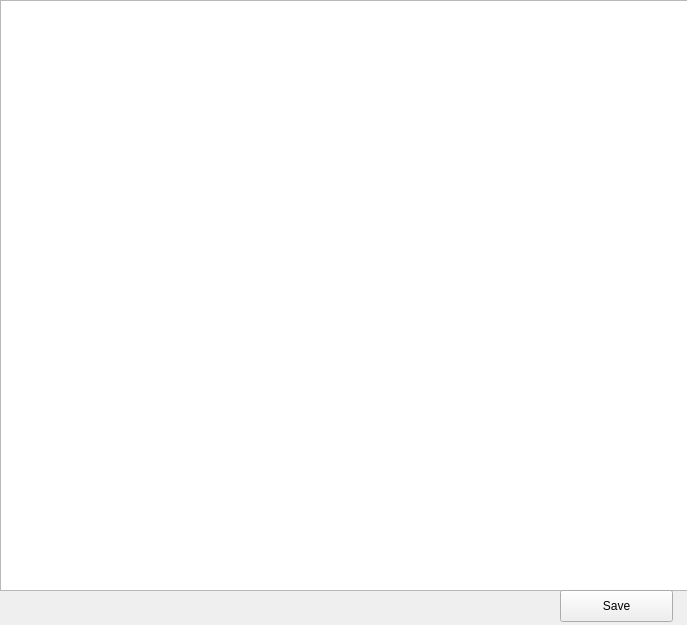
<?xml version="1.0" encoding="UTF-8"?>
<ui version="4.0">
 <class>configWindow</class>
 <widget class="QMainWindow" name="configWindow">
  <property name="geometry">
   <rect>
    <x>0</x>
    <y>0</y>
    <width>687</width>
    <height>625</height>
   </rect>
  </property>
  <property name="windowTitle">
   <string>config.toml</string>
  </property>
  <widget class="QWidget" name="centralwidget">
   <widget class="QPlainTextEdit" name="plainTextEdit_config">
    <property name="geometry">
     <rect>
      <x>0</x>
      <y>0</y>
      <width>701</width>
      <height>591</height>
     </rect>
    </property>
   </widget>
   <widget class="QPushButton" name="pushButton_saveconfig">
    <property name="geometry">
     <rect>
      <x>560</x>
      <y>590</y>
      <width>113</width>
      <height>32</height>
     </rect>
    </property>
    <property name="text">
     <string>Save</string>
    </property>
   </widget>
  </widget>
 </widget>
 <resources/>
 <connections/>
</ui>
